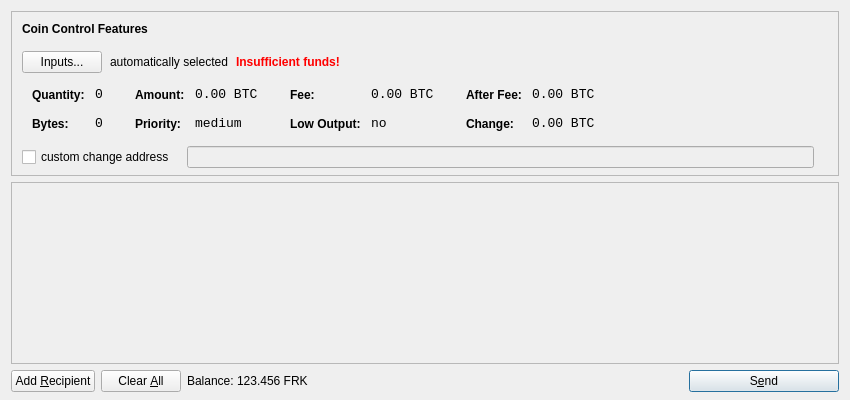
<?xml version="1.0" encoding="UTF-8"?>
<ui version="4.0">
 <class>SendCoinsDialog</class>
 <widget class="QDialog" name="SendCoinsDialog">
  <property name="geometry">
   <rect>
    <x>0</x>
    <y>0</y>
    <width>850</width>
    <height>400</height>
   </rect>
  </property>
  <property name="windowTitle">
   <string>Send Coins</string>
  </property>
  <layout class="QVBoxLayout" name="verticalLayout" stretch="0,1,0">
   <property name="bottomMargin">
    <number>8</number>
   </property>
   <item>
    <widget class="QFrame" name="frameCoinControl">
     <property name="sizePolicy">
      <sizepolicy hsizetype="Expanding" vsizetype="Expanding">
       <horstretch>0</horstretch>
       <verstretch>0</verstretch>
      </sizepolicy>
     </property>
     <property name="maximumSize">
      <size>
       <width>16777215</width>
       <height>16777215</height>
      </size>
     </property>
     <property name="frameShape">
      <enum>QFrame::StyledPanel</enum>
     </property>
     <property name="frameShadow">
      <enum>QFrame::Sunken</enum>
     </property>
     <layout class="QVBoxLayout" name="verticalLayoutCoinControl2">
      <property name="spacing">
       <number>-1</number>
      </property>
      <property name="leftMargin">
       <number>0</number>
      </property>
      <property name="topMargin">
       <number>0</number>
      </property>
      <property name="rightMargin">
       <number>0</number>
      </property>
      <property name="bottomMargin">
       <number>6</number>
      </property>
      <item>
       <layout class="QVBoxLayout" name="verticalLayoutCoinControl" stretch="0,0,0,0,1">
        <property name="spacing">
         <number>0</number>
        </property>
        <property name="leftMargin">
         <number>10</number>
        </property>
        <property name="topMargin">
         <number>10</number>
        </property>
        <item>
         <layout class="QHBoxLayout" name="horizontalLayoutCoinControl1">
          <property name="bottomMargin">
           <number>15</number>
          </property>
          <item>
           <widget class="QLabel" name="labelCoinControlFeatures">
            <property name="sizePolicy">
             <sizepolicy hsizetype="Preferred" vsizetype="Maximum">
              <horstretch>0</horstretch>
              <verstretch>0</verstretch>
             </sizepolicy>
            </property>
            <property name="font">
             <font>
              <weight>75</weight>
              <bold>true</bold>
             </font>
            </property>
            <property name="styleSheet">
             <string notr="true">font-weight:bold;</string>
            </property>
            <property name="text">
             <string>Coin Control Features</string>
            </property>
           </widget>
          </item>
         </layout>
        </item>
        <item>
         <layout class="QHBoxLayout" name="horizontalLayoutCoinControl2" stretch="0,0,0,0">
          <property name="spacing">
           <number>8</number>
          </property>
          <property name="bottomMargin">
           <number>10</number>
          </property>
          <item>
           <widget class="QPushButton" name="pushButtonCoinControl">
            <property name="styleSheet">
             <string notr="true"/>
            </property>
            <property name="text">
             <string>Inputs...</string>
            </property>
           </widget>
          </item>
          <item>
           <widget class="QLabel" name="labelCoinControlAutomaticallySelected">
            <property name="text">
             <string>automatically selected</string>
            </property>
            <property name="margin">
             <number>5</number>
            </property>
           </widget>
          </item>
          <item>
           <widget class="QLabel" name="labelCoinControlInsuffFunds">
            <property name="font">
             <font>
              <weight>75</weight>
              <bold>true</bold>
             </font>
            </property>
            <property name="styleSheet">
             <string notr="true">color:red;font-weight:bold;</string>
            </property>
            <property name="text">
             <string>Insufficient funds!</string>
            </property>
            <property name="margin">
             <number>5</number>
            </property>
           </widget>
          </item>
          <item>
           <spacer name="horizontalSpacerCoinControl">
            <property name="orientation">
             <enum>Qt::Horizontal</enum>
            </property>
            <property name="sizeHint" stdset="0">
             <size>
              <width>40</width>
              <height>1</height>
             </size>
            </property>
           </spacer>
          </item>
         </layout>
        </item>
        <item>
         <widget class="QWidget" name="widgetCoinControl" native="true">
          <property name="sizePolicy">
           <sizepolicy hsizetype="Preferred" vsizetype="Preferred">
            <horstretch>0</horstretch>
            <verstretch>0</verstretch>
           </sizepolicy>
          </property>
          <property name="minimumSize">
           <size>
            <width>0</width>
            <height>0</height>
           </size>
          </property>
          <property name="styleSheet">
           <string notr="true"/>
          </property>
          <layout class="QHBoxLayout" name="horizontalLayoutCoinControl5">
           <property name="margin">
            <number>0</number>
           </property>
           <item>
            <layout class="QHBoxLayout" name="horizontalLayoutCoinControl3" stretch="0,0,0,1">
             <property name="spacing">
              <number>20</number>
             </property>
             <property name="topMargin">
              <number>0</number>
             </property>
             <property name="bottomMargin">
              <number>10</number>
             </property>
             <item>
              <layout class="QFormLayout" name="formLayoutCoinControl1">
               <property name="horizontalSpacing">
                <number>10</number>
               </property>
               <property name="verticalSpacing">
                <number>14</number>
               </property>
               <property name="leftMargin">
                <number>10</number>
               </property>
               <property name="topMargin">
                <number>4</number>
               </property>
               <property name="rightMargin">
                <number>6</number>
               </property>
               <item row="0" column="0">
                <widget class="QLabel" name="labelCoinControlQuantityText">
                 <property name="styleSheet">
                  <string notr="true">font-weight:bold;</string>
                 </property>
                 <property name="text">
                  <string>Quantity:</string>
                 </property>
                 <property name="margin">
                  <number>0</number>
                 </property>
                </widget>
               </item>
               <item row="0" column="1">
                <widget class="QLabel" name="labelCoinControlQuantity">
                 <property name="font">
                  <font>
                   <family>Monospace</family>
                   <pointsize>10</pointsize>
                  </font>
                 </property>
                 <property name="cursor">
                  <cursorShape>IBeamCursor</cursorShape>
                 </property>
                 <property name="contextMenuPolicy">
                  <enum>Qt::ActionsContextMenu</enum>
                 </property>
                 <property name="text">
                  <string notr="true">0</string>
                 </property>
                 <property name="margin">
                  <number>0</number>
                 </property>
                 <property name="textInteractionFlags">
                  <set>Qt::LinksAccessibleByMouse|Qt::TextSelectableByKeyboard|Qt::TextSelectableByMouse</set>
                 </property>
                </widget>
               </item>
               <item row="1" column="0">
                <widget class="QLabel" name="labelCoinControlBytesText">
                 <property name="styleSheet">
                  <string notr="true">font-weight:bold;</string>
                 </property>
                 <property name="text">
                  <string>Bytes:</string>
                 </property>
                </widget>
               </item>
               <item row="1" column="1">
                <widget class="QLabel" name="labelCoinControlBytes">
                 <property name="font">
                  <font>
                   <family>Monospace</family>
                   <pointsize>10</pointsize>
                  </font>
                 </property>
                 <property name="cursor">
                  <cursorShape>IBeamCursor</cursorShape>
                 </property>
                 <property name="contextMenuPolicy">
                  <enum>Qt::ActionsContextMenu</enum>
                 </property>
                 <property name="text">
                  <string notr="true">0</string>
                 </property>
                 <property name="textInteractionFlags">
                  <set>Qt::LinksAccessibleByMouse|Qt::TextSelectableByKeyboard|Qt::TextSelectableByMouse</set>
                 </property>
                </widget>
               </item>
              </layout>
             </item>
             <item>
              <layout class="QFormLayout" name="formLayoutCoinControl2">
               <property name="horizontalSpacing">
                <number>10</number>
               </property>
               <property name="verticalSpacing">
                <number>14</number>
               </property>
               <property name="leftMargin">
                <number>6</number>
               </property>
               <property name="topMargin">
                <number>4</number>
               </property>
               <property name="rightMargin">
                <number>6</number>
               </property>
               <item row="0" column="0">
                <widget class="QLabel" name="labelCoinControlAmountText">
                 <property name="styleSheet">
                  <string notr="true">font-weight:bold;</string>
                 </property>
                 <property name="text">
                  <string>Amount:</string>
                 </property>
                 <property name="margin">
                  <number>0</number>
                 </property>
                </widget>
               </item>
               <item row="0" column="1">
                <widget class="QLabel" name="labelCoinControlAmount">
                 <property name="font">
                  <font>
                   <family>Monospace</family>
                   <pointsize>10</pointsize>
                  </font>
                 </property>
                 <property name="cursor">
                  <cursorShape>IBeamCursor</cursorShape>
                 </property>
                 <property name="contextMenuPolicy">
                  <enum>Qt::ActionsContextMenu</enum>
                 </property>
                 <property name="text">
                  <string notr="true">0.00 BTC</string>
                 </property>
                 <property name="textInteractionFlags">
                  <set>Qt::LinksAccessibleByMouse|Qt::TextSelectableByKeyboard|Qt::TextSelectableByMouse</set>
                 </property>
                </widget>
               </item>
               <item row="1" column="0">
                <widget class="QLabel" name="labelCoinControlPriorityText">
                 <property name="styleSheet">
                  <string notr="true">font-weight:bold;</string>
                 </property>
                 <property name="text">
                  <string>Priority:</string>
                 </property>
                </widget>
               </item>
               <item row="1" column="1">
                <widget class="QLabel" name="labelCoinControlPriority">
                 <property name="font">
                  <font>
                   <family>Monospace</family>
                   <pointsize>10</pointsize>
                  </font>
                 </property>
                 <property name="cursor">
                  <cursorShape>IBeamCursor</cursorShape>
                 </property>
                 <property name="contextMenuPolicy">
                  <enum>Qt::ActionsContextMenu</enum>
                 </property>
                 <property name="text">
                  <string>medium</string>
                 </property>
                 <property name="textInteractionFlags">
                  <set>Qt::LinksAccessibleByMouse|Qt::TextSelectableByKeyboard|Qt::TextSelectableByMouse</set>
                 </property>
                </widget>
               </item>
              </layout>
             </item>
             <item>
              <layout class="QFormLayout" name="formLayoutCoinControl3">
               <property name="horizontalSpacing">
                <number>10</number>
               </property>
               <property name="verticalSpacing">
                <number>14</number>
               </property>
               <property name="leftMargin">
                <number>6</number>
               </property>
               <property name="topMargin">
                <number>4</number>
               </property>
               <property name="rightMargin">
                <number>6</number>
               </property>
               <item row="0" column="0">
                <widget class="QLabel" name="labelCoinControlFeeText">
                 <property name="styleSheet">
                  <string notr="true">font-weight:bold;</string>
                 </property>
                 <property name="text">
                  <string>Fee:</string>
                 </property>
                 <property name="margin">
                  <number>0</number>
                 </property>
                </widget>
               </item>
               <item row="0" column="1">
                <widget class="QLabel" name="labelCoinControlFee">
                 <property name="font">
                  <font>
                   <family>Monospace</family>
                   <pointsize>10</pointsize>
                  </font>
                 </property>
                 <property name="cursor">
                  <cursorShape>IBeamCursor</cursorShape>
                 </property>
                 <property name="contextMenuPolicy">
                  <enum>Qt::ActionsContextMenu</enum>
                 </property>
                 <property name="text">
                  <string notr="true">0.00 BTC</string>
                 </property>
                 <property name="textInteractionFlags">
                  <set>Qt::LinksAccessibleByMouse|Qt::TextSelectableByKeyboard|Qt::TextSelectableByMouse</set>
                 </property>
                </widget>
               </item>
               <item row="1" column="0">
                <widget class="QLabel" name="labelCoinControlLowOutputText">
                 <property name="styleSheet">
                  <string notr="true">font-weight:bold;</string>
                 </property>
                 <property name="text">
                  <string>Low Output:</string>
                 </property>
                </widget>
               </item>
               <item row="1" column="1">
                <widget class="QLabel" name="labelCoinControlLowOutput">
                 <property name="font">
                  <font>
                   <family>Monospace</family>
                   <pointsize>10</pointsize>
                  </font>
                 </property>
                 <property name="cursor">
                  <cursorShape>IBeamCursor</cursorShape>
                 </property>
                 <property name="contextMenuPolicy">
                  <enum>Qt::ActionsContextMenu</enum>
                 </property>
                 <property name="text">
                  <string>no</string>
                 </property>
                 <property name="textInteractionFlags">
                  <set>Qt::LinksAccessibleByMouse|Qt::TextSelectableByKeyboard|Qt::TextSelectableByMouse</set>
                 </property>
                </widget>
               </item>
              </layout>
             </item>
             <item>
              <layout class="QFormLayout" name="formLayoutCoinControl4">
               <property name="horizontalSpacing">
                <number>10</number>
               </property>
               <property name="verticalSpacing">
                <number>14</number>
               </property>
               <property name="leftMargin">
                <number>6</number>
               </property>
               <property name="topMargin">
                <number>4</number>
               </property>
               <property name="rightMargin">
                <number>6</number>
               </property>
               <item row="0" column="0">
                <widget class="QLabel" name="labelCoinControlAfterFeeText">
                 <property name="styleSheet">
                  <string notr="true">font-weight:bold;</string>
                 </property>
                 <property name="text">
                  <string>After Fee:</string>
                 </property>
                 <property name="margin">
                  <number>0</number>
                 </property>
                </widget>
               </item>
               <item row="0" column="1">
                <widget class="QLabel" name="labelCoinControlAfterFee">
                 <property name="font">
                  <font>
                   <family>Monospace</family>
                   <pointsize>10</pointsize>
                  </font>
                 </property>
                 <property name="cursor">
                  <cursorShape>IBeamCursor</cursorShape>
                 </property>
                 <property name="contextMenuPolicy">
                  <enum>Qt::ActionsContextMenu</enum>
                 </property>
                 <property name="text">
                  <string notr="true">0.00 BTC</string>
                 </property>
                 <property name="textInteractionFlags">
                  <set>Qt::LinksAccessibleByMouse|Qt::TextSelectableByKeyboard|Qt::TextSelectableByMouse</set>
                 </property>
                </widget>
               </item>
               <item row="1" column="0">
                <widget class="QLabel" name="labelCoinControlChangeText">
                 <property name="styleSheet">
                  <string notr="true">font-weight:bold;</string>
                 </property>
                 <property name="text">
                  <string>Change:</string>
                 </property>
                </widget>
               </item>
               <item row="1" column="1">
                <widget class="QLabel" name="labelCoinControlChange">
                 <property name="font">
                  <font>
                   <family>Monospace</family>
                   <pointsize>10</pointsize>
                  </font>
                 </property>
                 <property name="cursor">
                  <cursorShape>IBeamCursor</cursorShape>
                 </property>
                 <property name="contextMenuPolicy">
                  <enum>Qt::ActionsContextMenu</enum>
                 </property>
                 <property name="text">
                  <string notr="true">0.00 BTC</string>
                 </property>
                 <property name="textInteractionFlags">
                  <set>Qt::LinksAccessibleByMouse|Qt::TextSelectableByKeyboard|Qt::TextSelectableByMouse</set>
                 </property>
                </widget>
               </item>
              </layout>
             </item>
            </layout>
           </item>
          </layout>
         </widget>
        </item>
        <item>
         <layout class="QHBoxLayout" name="horizontalLayoutCoinControl4" stretch="0,0,0">
          <property name="spacing">
           <number>12</number>
          </property>
          <property name="sizeConstraint">
           <enum>QLayout::SetDefaultConstraint</enum>
          </property>
          <property name="topMargin">
           <number>5</number>
          </property>
          <property name="rightMargin">
           <number>5</number>
          </property>
          <item>
           <widget class="QCheckBox" name="checkBoxCoinControlChange">
            <property name="text">
             <string>custom change address</string>
            </property>
           </widget>
          </item>
          <item>
           <widget class="QLineEdit" name="lineEditCoinControlChange">
            <property name="enabled">
             <bool>false</bool>
            </property>
            <property name="sizePolicy">
             <sizepolicy hsizetype="Expanding" vsizetype="Fixed">
              <horstretch>0</horstretch>
              <verstretch>0</verstretch>
             </sizepolicy>
            </property>
           </widget>
          </item>
          <item>
           <widget class="QLabel" name="labelCoinControlChangeLabel">
            <property name="sizePolicy">
             <sizepolicy hsizetype="Preferred" vsizetype="Expanding">
              <horstretch>0</horstretch>
              <verstretch>0</verstretch>
             </sizepolicy>
            </property>
            <property name="minimumSize">
             <size>
              <width>0</width>
              <height>0</height>
             </size>
            </property>
            <property name="text">
             <string/>
            </property>
            <property name="margin">
             <number>3</number>
            </property>
           </widget>
          </item>
         </layout>
        </item>
        <item>
         <spacer name="verticalSpacerCoinControl">
          <property name="orientation">
           <enum>Qt::Vertical</enum>
          </property>
          <property name="sizeHint" stdset="0">
           <size>
            <width>800</width>
            <height>1</height>
           </size>
          </property>
         </spacer>
        </item>
       </layout>
      </item>
     </layout>
    </widget>
   </item>
   <item>
    <widget class="QScrollArea" name="scrollArea">
     <property name="widgetResizable">
      <bool>true</bool>
     </property>
     <widget class="QWidget" name="scrollAreaWidgetContents">
      <property name="geometry">
       <rect>
        <x>0</x>
        <y>0</y>
        <width>830</width>
        <height>165</height>
       </rect>
      </property>
      <layout class="QVBoxLayout" name="verticalLayout_2">
       <property name="margin">
        <number>0</number>
       </property>
       <item>
        <layout class="QVBoxLayout" name="entries">
         <property name="spacing">
          <number>6</number>
         </property>
        </layout>
       </item>
       <item>
        <spacer name="verticalSpacer">
         <property name="orientation">
          <enum>Qt::Vertical</enum>
         </property>
         <property name="sizeHint" stdset="0">
          <size>
           <width>20</width>
           <height>40</height>
          </size>
         </property>
        </spacer>
       </item>
      </layout>
     </widget>
    </widget>
   </item>
   <item>
    <layout class="QHBoxLayout" name="horizontalLayout">
     <item>
      <widget class="QPushButton" name="addButton">
       <property name="toolTip">
        <string>Send to multiple recipients at once</string>
       </property>
       <property name="text">
        <string>Add &amp;Recipient</string>
       </property>
       <property name="icon">
        <iconset resource="../bitcoin.qrc">
         <normaloff>:/icons/add</normaloff>:/icons/add</iconset>
       </property>
       <property name="autoDefault">
        <bool>false</bool>
       </property>
      </widget>
     </item>
     <item>
      <widget class="QPushButton" name="clearButton">
       <property name="sizePolicy">
        <sizepolicy hsizetype="Minimum" vsizetype="Fixed">
         <horstretch>0</horstretch>
         <verstretch>0</verstretch>
        </sizepolicy>
       </property>
       <property name="toolTip">
        <string>Remove all transaction fields</string>
       </property>
       <property name="text">
        <string>Clear &amp;All</string>
       </property>
       <property name="icon">
        <iconset resource="../bitcoin.qrc">
         <normaloff>:/icons/remove</normaloff>:/icons/remove</iconset>
       </property>
       <property name="autoRepeatDelay">
        <number>300</number>
       </property>
       <property name="autoDefault">
        <bool>false</bool>
       </property>
      </widget>
     </item>
     <item>
      <layout class="QHBoxLayout" name="horizontalLayout_2">
       <property name="spacing">
        <number>3</number>
       </property>
       <item>
        <widget class="QLabel" name="label">
         <property name="text">
          <string>Balance:</string>
         </property>
        </widget>
       </item>
       <item>
        <widget class="QLabel" name="labelBalance">
         <property name="cursor">
          <cursorShape>IBeamCursor</cursorShape>
         </property>
         <property name="text">
          <string>123.456 FRK</string>
         </property>
         <property name="textInteractionFlags">
          <set>Qt::LinksAccessibleByMouse|Qt::TextSelectableByKeyboard|Qt::TextSelectableByMouse</set>
         </property>
        </widget>
       </item>
      </layout>
     </item>
     <item>
      <spacer name="horizontalSpacer">
       <property name="orientation">
        <enum>Qt::Horizontal</enum>
       </property>
       <property name="sizeHint" stdset="0">
        <size>
         <width>40</width>
         <height>20</height>
        </size>
       </property>
      </spacer>
     </item>
     <item>
      <widget class="QPushButton" name="sendButton">
       <property name="minimumSize">
        <size>
         <width>150</width>
         <height>0</height>
        </size>
       </property>
       <property name="toolTip">
        <string>Confirm the send action</string>
       </property>
       <property name="text">
        <string>S&amp;end</string>
       </property>
       <property name="icon">
        <iconset resource="../bitcoin.qrc">
         <normaloff>:/icons/send</normaloff>:/icons/send</iconset>
       </property>
       <property name="default">
        <bool>true</bool>
       </property>
      </widget>
     </item>
    </layout>
   </item>
  </layout>
 </widget>
 <resources>
  <include location="../bitcoin.qrc"/>
 </resources>
 <connections/>
</ui>
